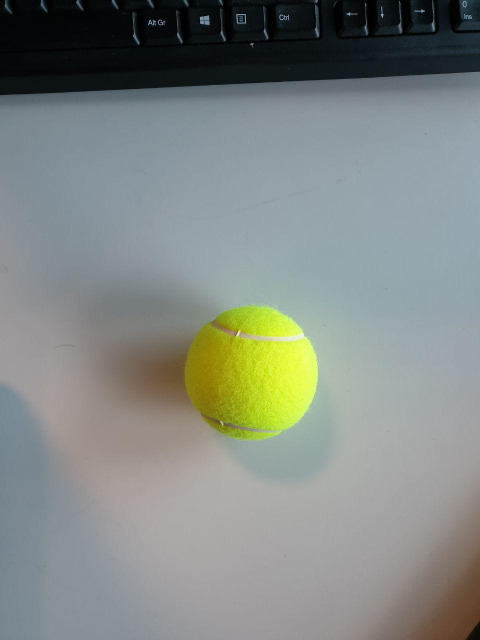
#> input picture images/pallina.jpg, 960 x 1280 px (shown at 1/2 size)
$ jupyter execute --allow-errors 'Esercitazione 7 - Object Recognition.ipynb'   (shell and % lines are left out)
#> lines starting #> are read from the running program, lines starting #| are printed output that depends on the picture; after the words box and inside, x2 and y2 are one past the last pixel; in counts of white or black regions, pixels touching at a corner belong together
# 04ISFOV - COMPUTER VISION

## Object Recognition

Questa esercitazione ha come scopo quello di sperimentare alcune tecniche di riconoscimento di oggetti, attraverso la risoluzione di un problema specifico.<br/>
Ci concentreremo, in particolare, sul riconoscere delle palline da tennis in un ambiente predefinito (come il LABINF). Per far ciò, utilizzeremo alcuni dei concetti e delle tecniche viste a lezione e nelle precedenti esercitazioni di laboratorio, seguendo tre passi.

## Step 1: Analisi del Problema

L’obiettivo di questa esercitazione, come detto, è quello di riconoscere alcune palline da tennis (fornite) in un luogo predefinito (su un tavolo al LABINF, sul pavimento, o...).
Inizieremo con un riconoscimento basato sulle proprietà fisiche degli oggetti (colore, forma, ecc.).
Pertanto dovrete:
 - scegliere un luogo a vostra scelta in cui svolgere il riconoscimento;
 - decidere come acquisire le immagini contenenti le palline da tennis (tramite flusso video, tramite fotografie, utilizzando immagini recuperate su Internet, ecc.);
 - stabilire quali caratteristiche fisiche/geometriche/... degli oggetti volete tenere in considerazione per il loro riconoscimento;
 - pensare se e come trattare eventuale rumore o altri artefatti presente nell’immagine acquisita;
 - stabilire qual è il risultato che volete ottenere in termini di numero di oggetti riconosciuti correttamente (e in termini      di falsi negativi/positivi accettabili);
 - abbozzare i passi logici che il vostro algoritmo dovrà eseguire.

## STEP 2: Realizzazione

Utilizzando quanto messo a disposizione da OpenCV, implementare l’algoritmo di riconoscimento delle palline da tennis da voi dettagliato nel passo precedente, segnandovi i tempi di esecuzione dei vari passaggi e visualizzando i risultati intermedi delle varie operazioni.<br/>
Ottenete i risultati sperati? Quanto migliorano/peggiorano i risultati ottenuti se scegliete un sottoinsieme diverso delle caratteristiche fisiche/geometriche/... degli oggetti in questione? Cosa succede se l’immagine acquisita presenta del rumore o non è ben messa a fuoco?

## Pacchetti da importare

[cell 1]
%pylab inline
import cv2 as cv
import matplotlib.pyplot as plt
import numpy as np
from IPython.display import clear_output

[cell 2]
img = cv.imread("images/pallina.jpg")
#> img is the input picture: shape (1280, 960, 3); mean B, G, R 131.3, 135.9, 129.9
imgRGB = cv.cvtColor(img, cv.COLOR_BGR2RGB);
imgHLS = cv.cvtColor(img, cv.COLOR_BGR2HLS);
#> imgHLS: shape (1280, 960, 3); mean of channels 0, 1, 2 80.8, 131.4, 35.6
kernel1 = np.ones((3, 3), np.uint8)
kernel2 = np.ones((2, 2), np.uint8)
imgHLS = cv.GaussianBlur(imgHLS, (11, 11), 0)
#> imgHLS: shape (1280, 960, 3); mean of channels 0, 1, 2 80.8, 131.4, 35.6

"seleziono zone gialle, scegliendo un range di blu perche' nell'immagine HLS la pallina e' blu"
mask_yellow = cv.inRange(imgHLS, np.array([16, 30, 100]), np.array([60, 240, 255]))
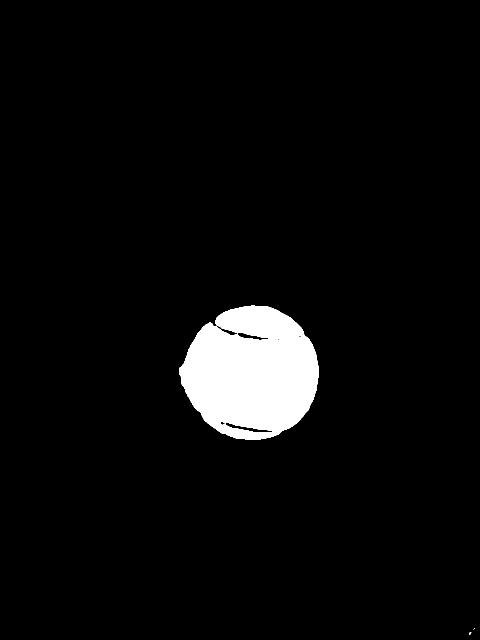
#> mask_yellow: shape (1280, 960) (shown at 1/2 size); 4.5% white; 4 white regions (3 under 20 px), largest, box (x1, y1, x2, y2) and area: (358, 611, 637, 880) 55470
" taglio un pezzo dell immagine altezza, larghezza"
ROI = mask_yellow[370:900, 100:900]
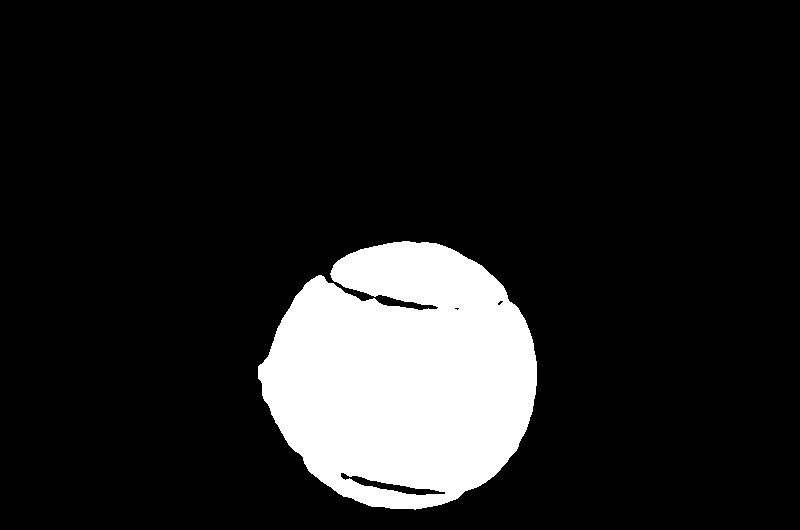
#> ROI: shape (530, 800); 13.1% white; 1 white region, box (x1, y1, x2, y2) and area: (258, 241, 537, 510) 55470
edges = cv.Canny(ROI, 100, 200)
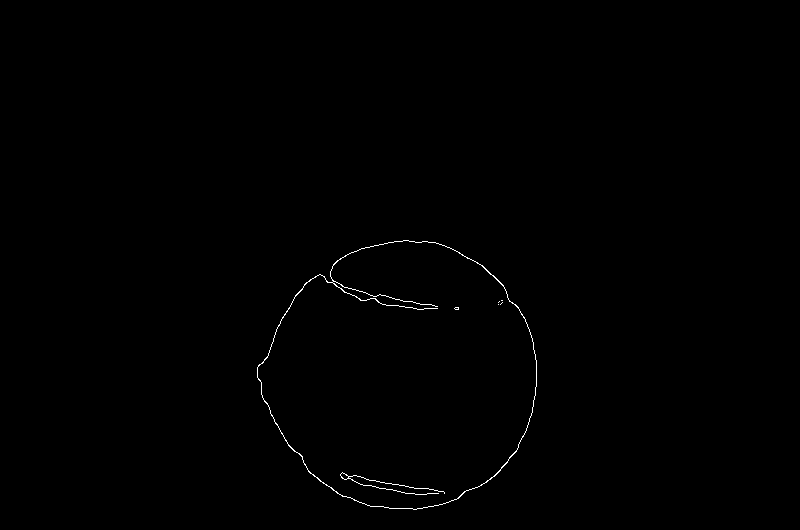
#> edges: shape (530, 800); 0.32% white in thin lines or dots, all inside (x1, y1, x2, y2) = (257, 240, 537, 510)

#dilatazione
dilation = cv.dilate(edges, kernel1, iterations= 1)
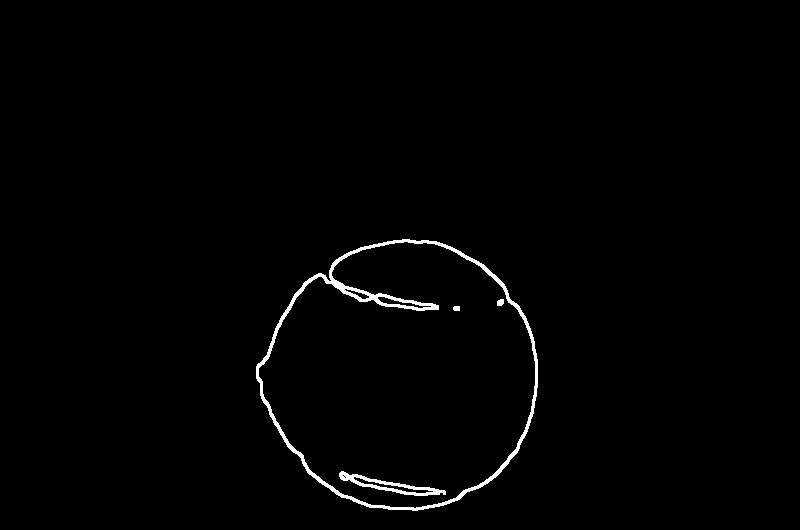
#> dilation: shape (530, 800); 1.1% white; 4 white regions, box (x1, y1, x2, y2) and area: (256, 239, 538, 511) 3904, (339, 471, 446, 496) 708, (497, 299, 504, 306) 42, (453, 306, 460, 311) 33
#erosione
IMGerosion = cv.erode(dilation, kernel2, iterations= 1)
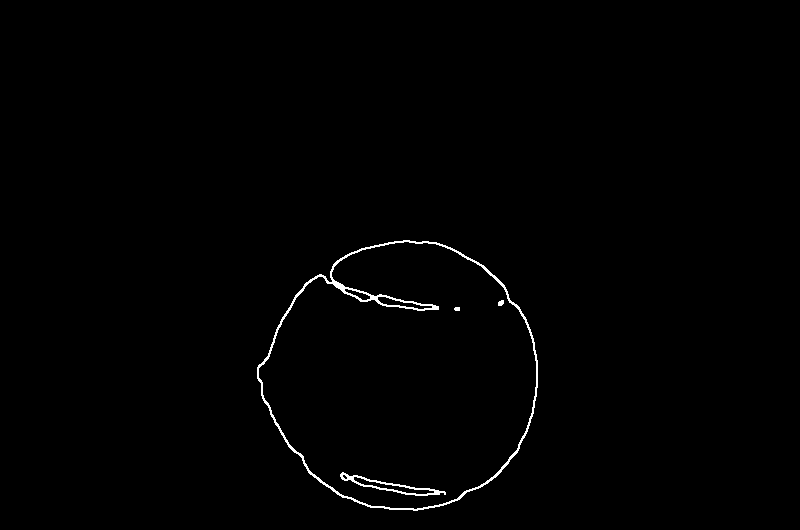
#> IMGerosion: shape (530, 800); 0.72% white in thin lines or dots, all inside (x1, y1, x2, y2) = (257, 240, 538, 511)

plt.rcParams['figure.figsize'] = (10,6)
#> (the rest of this cell did not finish here and is left out)

$ run again, with images/caleidoscopio.jpg copied over images/pallina.jpg
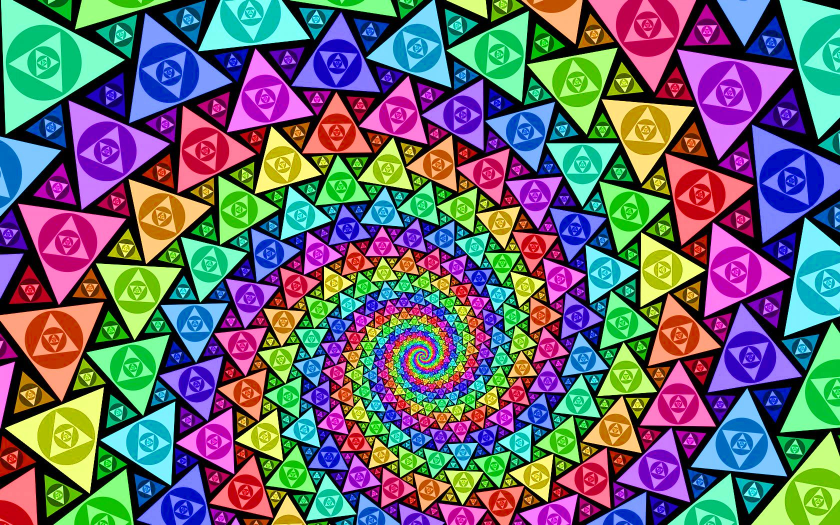
#> input picture images/caleidoscopio.jpg, 1680 x 1050 px (shown at 1/2 size)
#> img is the input picture: shape (1050, 1680, 3); mean B, G, R 112.2, 104.2, 103.9
#> `mask_yellow = cv.inRange(imgHLS, np.array([16, 30, 100]), np.array([60..`:
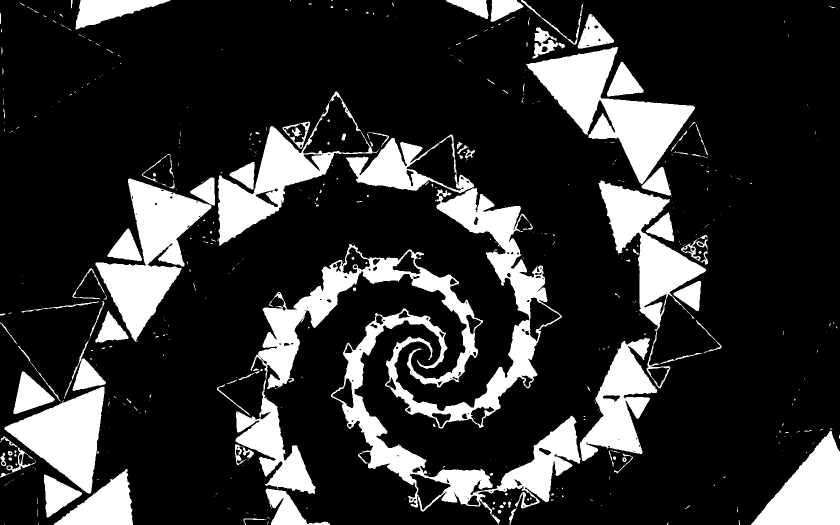
#> mask_yellow: shape (1050, 1680) (shown at 1/2 size); 19.4% white; 471 white regions (365 under 20 px), largest, box (x1, y1, x2, y2) and area: (471, 488, 966, 988) 40591, (662, 617, 1161, 1050) 34589, (1052, 94, 1390, 368) 33155
#> ROI: shape (530, 800); 25.5% white; 114 white regions (81 under 20 px), largest, box (x1, y1, x2, y2) and area: (371, 118, 800, 530) 28991, (91, 0, 323, 313) 28882, (562, 247, 795, 530) 11846
#> edges: shape (530, 800); 2.8% white in thin lines or dots
#> dilation: shape (530, 800); 9.6% white; 90 white regions (8 under 20 px), largest, box (x1, y1, x2, y2) and area: (332, 115, 800, 530) 12530, (560, 245, 796, 530) 6319, (89, 0, 331, 314) 5421
#> `IMGerosion = cv.erode(dilation, kernel2, iterations= 1)`:
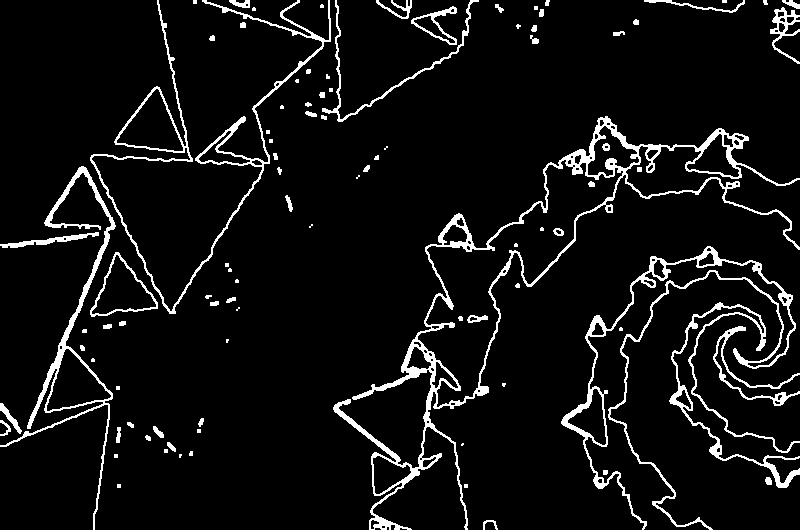
#> IMGerosion: shape (530, 800); 6.7% white; 94 white regions (35 under 20 px), largest, box (x1, y1, x2, y2) and area: (333, 116, 800, 530) 8947, (561, 246, 796, 530) 4363, (90, 0, 331, 314) 3584
